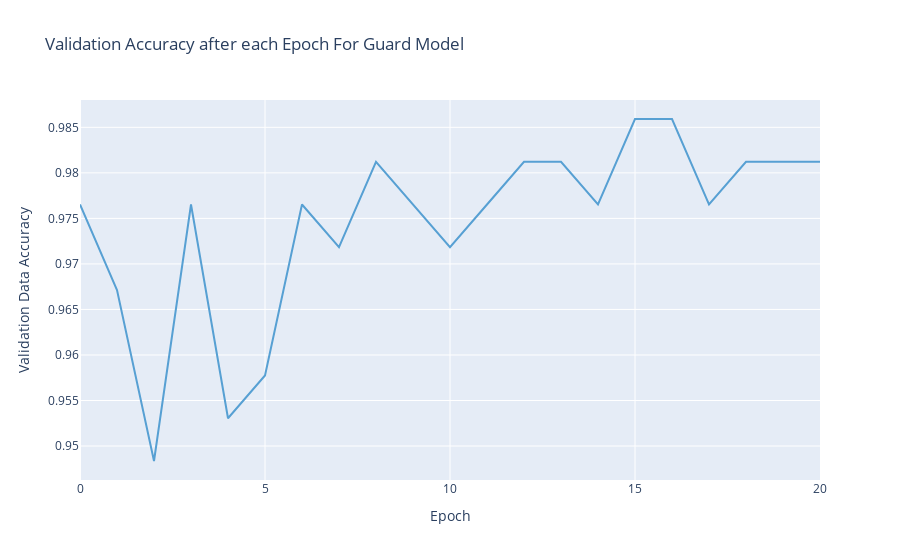

Notebook code for this chart:
### Code cell
fig = px.line(Gval_df,x="Epoch", y="Validation Data Accuracy", title='Validation Accuracy after each Epoch For Guard Model')
fig.update_traces(line_color='#57A0D3')
fig.show()

### Figure 1 — Plotly figure (JSON) as saved in the notebook; plotly's stock layout.template omitted (floating-point values rounded to 4 significant figures)
{"data": [{"hovertemplate": "Epoch=%{x}<br>Validation Data Accuracy=%{y}<extra></extra>", "legendgroup": "", "line": {"color": "#57A0D3", "dash": "solid"}, "marker": {"symbol": "circle"}, "mode": "lines", "name": "", "orientation": "v", "showlegend": false, "type": "scatter", "x": [0, 1, 2, 3, 4, 5, 6, 7, 8, 9, 10, 11, 12, 13, 14, 15, 16, 17, 18, 19, 20], "xaxis": "x", "y": [0.9765, 0.9671, 0.9484, 0.9765, 0.9531, 0.9577, 0.9765, 0.9718, 0.9812, 0.9765, 0.9718, 0.9765, 0.9812, 0.9812, 0.9765, 0.9859, 0.9859, 0.9765, 0.9812, 0.9812, 0.9812], "yaxis": "y"}], "layout": {"legend": {"tracegroupgap": 0}, "title": {"text": "Validation Accuracy after each Epoch For Guard Model"}, "xaxis": {"anchor": "y", "domain": [0, 1], "title": {"text": "Epoch"}}, "yaxis": {"anchor": "x", "domain": [0, 1], "title": {"text": "Validation Data Accuracy"}}}}
